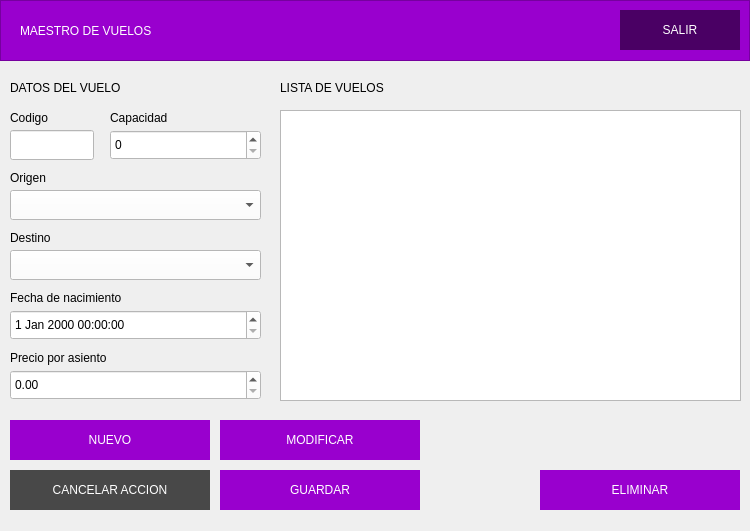
<?xml version="1.0" encoding="UTF-8"?>
<ui version="4.0">
 <class>MaestroVuelosView</class>
 <widget class="QWidget" name="MaestroVuelosView">
  <property name="geometry">
   <rect>
    <x>0</x>
    <y>0</y>
    <width>750</width>
    <height>531</height>
   </rect>
  </property>
  <property name="windowTitle">
   <string>Form</string>
  </property>
  <widget class="QLabel" name="label_9">
   <property name="geometry">
    <rect>
     <x>10</x>
     <y>350</y>
     <width>111</width>
     <height>16</height>
    </rect>
   </property>
   <property name="styleSheet">
    <string notr="true">font: 10pt &quot;Roboto&quot;</string>
   </property>
   <property name="text">
    <string>Precio por asiento</string>
   </property>
  </widget>
  <widget class="QPushButton" name="btnNuevo">
   <property name="geometry">
    <rect>
     <x>10</x>
     <y>420</y>
     <width>200</width>
     <height>40</height>
    </rect>
   </property>
   <property name="styleSheet">
    <string notr="true">QPushButton{
background-color: #9900CE;
color: #ffffff;
font: 800 10pt &quot;Roboto&quot;;
border:none;
transition: all .5s;
}

QPushButton:hover{
	background-color: #6B0C8C
}

QPushButton:pressed{
	background-color: #A30DD8;
}</string>
   </property>
   <property name="text">
    <string>NUEVO</string>
   </property>
  </widget>
  <widget class="QLabel" name="label_3">
   <property name="geometry">
    <rect>
     <x>10</x>
     <y>110</y>
     <width>51</width>
     <height>16</height>
    </rect>
   </property>
   <property name="styleSheet">
    <string notr="true">font: 10pt &quot;Roboto&quot;</string>
   </property>
   <property name="text">
    <string>Codigo</string>
   </property>
  </widget>
  <widget class="QLabel" name="label_11">
   <property name="geometry">
    <rect>
     <x>280</x>
     <y>80</y>
     <width>171</width>
     <height>16</height>
    </rect>
   </property>
   <property name="styleSheet">
    <string notr="true">font: 800 12pt &quot;Roboto&quot;</string>
   </property>
   <property name="text">
    <string>LISTA DE VUELOS</string>
   </property>
  </widget>
  <widget class="QLabel" name="label_6">
   <property name="geometry">
    <rect>
     <x>10</x>
     <y>230</y>
     <width>51</width>
     <height>16</height>
    </rect>
   </property>
   <property name="styleSheet">
    <string notr="true">font: 10pt &quot;Roboto&quot;</string>
   </property>
   <property name="text">
    <string>Destino</string>
   </property>
  </widget>
  <widget class="QLabel" name="label_5">
   <property name="geometry">
    <rect>
     <x>10</x>
     <y>170</y>
     <width>51</width>
     <height>16</height>
    </rect>
   </property>
   <property name="styleSheet">
    <string notr="true">font: 10pt &quot;Roboto&quot;</string>
   </property>
   <property name="text">
    <string>Origen</string>
   </property>
  </widget>
  <widget class="QPushButton" name="btnGuardar">
   <property name="geometry">
    <rect>
     <x>220</x>
     <y>470</y>
     <width>200</width>
     <height>40</height>
    </rect>
   </property>
   <property name="styleSheet">
    <string notr="true">QPushButton{
background-color: #9900CE;
color: #ffffff;
font: 800 10pt &quot;Roboto&quot;;
border:none;
transition: all .5s;
}

QPushButton:hover{
	background-color: #6B0C8C
}

QPushButton:pressed{
	background-color: #A30DD8;
}</string>
   </property>
   <property name="text">
    <string>GUARDAR</string>
   </property>
  </widget>
  <widget class="QFrame" name="frame">
   <property name="geometry">
    <rect>
     <x>0</x>
     <y>0</y>
     <width>750</width>
     <height>61</height>
    </rect>
   </property>
   <property name="styleSheet">
    <string notr="true">background-color: rgb(153, 0, 206);</string>
   </property>
   <property name="frameShape">
    <enum>QFrame::StyledPanel</enum>
   </property>
   <property name="frameShadow">
    <enum>QFrame::Raised</enum>
   </property>
   <widget class="QLabel" name="label">
    <property name="geometry">
     <rect>
      <x>20</x>
      <y>10</y>
      <width>501</width>
      <height>41</height>
     </rect>
    </property>
    <property name="styleSheet">
     <string notr="true">font: 800 30pt &quot;Roboto&quot;;
color: #FFFFFF;</string>
    </property>
    <property name="text">
     <string>MAESTRO DE VUELOS</string>
    </property>
   </widget>
   <widget class="QPushButton" name="btnSalir">
    <property name="geometry">
     <rect>
      <x>620</x>
      <y>10</y>
      <width>120</width>
      <height>40</height>
     </rect>
    </property>
    <property name="styleSheet">
     <string notr="true">QPushButton{
background-color: #4A0064;
border: none;
color: #FFFFFF;
font: 800 10pt &quot;Roboto&quot;;
}

QPushButton:hover{
background-color: #F94E4E;
}

QPushButton:pressed{
background-color: #EE2525;
}</string>
    </property>
    <property name="text">
     <string>SALIR</string>
    </property>
   </widget>
  </widget>
  <widget class="QLabel" name="label_7">
   <property name="geometry">
    <rect>
     <x>10</x>
     <y>290</y>
     <width>121</width>
     <height>16</height>
    </rect>
   </property>
   <property name="styleSheet">
    <string notr="true">font: 10pt &quot;Roboto&quot;</string>
   </property>
   <property name="text">
    <string>Fecha de nacimiento</string>
   </property>
  </widget>
  <widget class="QLabel" name="label_2">
   <property name="geometry">
    <rect>
     <x>10</x>
     <y>80</y>
     <width>171</width>
     <height>16</height>
    </rect>
   </property>
   <property name="styleSheet">
    <string notr="true">font: 800 12pt &quot;Roboto&quot;</string>
   </property>
   <property name="text">
    <string>DATOS DEL VUELO</string>
   </property>
  </widget>
  <widget class="QPushButton" name="btnCancelar">
   <property name="geometry">
    <rect>
     <x>10</x>
     <y>470</y>
     <width>200</width>
     <height>40</height>
    </rect>
   </property>
   <property name="styleSheet">
    <string notr="true">QPushButton{
background-color: #484848;
color: #ffffff;
font: 800 10pt &quot;Roboto&quot;;
border:none;
transition: all .5s;
}

QPushButton:hover{
	background-color: #333232
}

QPushButton:pressed{
	background-color: #484848;
}</string>
   </property>
   <property name="text">
    <string>CANCELAR ACCION</string>
   </property>
  </widget>
  <widget class="QLabel" name="label_4">
   <property name="geometry">
    <rect>
     <x>110</x>
     <y>110</y>
     <width>141</width>
     <height>16</height>
    </rect>
   </property>
   <property name="styleSheet">
    <string notr="true">font: 10pt &quot;Roboto&quot;</string>
   </property>
   <property name="text">
    <string>Capacidad</string>
   </property>
  </widget>
  <widget class="QPushButton" name="btnEliminar">
   <property name="geometry">
    <rect>
     <x>540</x>
     <y>470</y>
     <width>200</width>
     <height>40</height>
    </rect>
   </property>
   <property name="styleSheet">
    <string notr="true">QPushButton{
background-color: #9900CE;
color: #ffffff;
font: 800 10pt &quot;Roboto&quot;;
border:none;
transition: all .5s;
}

QPushButton:hover{
	background-color: #6B0C8C
}

QPushButton:pressed{
	background-color: #A30DD8;
}</string>
   </property>
   <property name="text">
    <string>ELIMINAR</string>
   </property>
  </widget>
  <widget class="QTableWidget" name="tblVuelos">
   <property name="geometry">
    <rect>
     <x>280</x>
     <y>110</y>
     <width>461</width>
     <height>291</height>
    </rect>
   </property>
  </widget>
  <widget class="QLineEdit" name="txtCodigo">
   <property name="geometry">
    <rect>
     <x>10</x>
     <y>130</y>
     <width>84</width>
     <height>30</height>
    </rect>
   </property>
   <property name="styleSheet">
    <string notr="true">background-color: #ffffff;
font: 12pt &quot;Roboto&quot;;</string>
   </property>
  </widget>
  <widget class="QPushButton" name="btnModificar">
   <property name="geometry">
    <rect>
     <x>220</x>
     <y>420</y>
     <width>200</width>
     <height>40</height>
    </rect>
   </property>
   <property name="styleSheet">
    <string notr="true">QPushButton{
background-color: #9900CE;
color: #ffffff;
font: 800 10pt &quot;Roboto&quot;;
border:none;
transition: all .5s;
}

QPushButton:hover{
	background-color: #6B0C8C
}

QPushButton:pressed{
	background-color: #A30DD8;
}</string>
   </property>
   <property name="text">
    <string>MODIFICAR</string>
   </property>
  </widget>
  <widget class="QSpinBox" name="txtCapacidad">
   <property name="geometry">
    <rect>
     <x>110</x>
     <y>130</y>
     <width>151</width>
     <height>30</height>
    </rect>
   </property>
   <property name="styleSheet">
    <string notr="true">background-color: #ffffff;
font: 12pt &quot;Roboto&quot;;</string>
   </property>
   <property name="maximum">
    <number>999</number>
   </property>
  </widget>
  <widget class="QComboBox" name="cbxOrigen">
   <property name="geometry">
    <rect>
     <x>10</x>
     <y>190</y>
     <width>251</width>
     <height>30</height>
    </rect>
   </property>
   <property name="styleSheet">
    <string notr="true">background-color: #ffffff;
font: 12pt &quot;Roboto&quot;;</string>
   </property>
  </widget>
  <widget class="QComboBox" name="cbxDestino">
   <property name="geometry">
    <rect>
     <x>10</x>
     <y>250</y>
     <width>251</width>
     <height>30</height>
    </rect>
   </property>
   <property name="styleSheet">
    <string notr="true">background-color: #ffffff;
font: 12pt &quot;Roboto&quot;;</string>
   </property>
  </widget>
  <widget class="QDateTimeEdit" name="dateTimeEdit">
   <property name="geometry">
    <rect>
     <x>10</x>
     <y>310</y>
     <width>251</width>
     <height>30</height>
    </rect>
   </property>
   <property name="styleSheet">
    <string notr="true">background-color: #ffffff;
font: 12pt &quot;Roboto&quot;;</string>
   </property>
  </widget>
  <widget class="QDoubleSpinBox" name="doubleSpinBox">
   <property name="geometry">
    <rect>
     <x>10</x>
     <y>370</y>
     <width>251</width>
     <height>30</height>
    </rect>
   </property>
   <property name="styleSheet">
    <string notr="true">background-color: #ffffff;
font: 12pt &quot;Roboto&quot;;</string>
   </property>
   <property name="maximum">
    <double>999.990000000000009</double>
   </property>
  </widget>
 </widget>
 <resources/>
 <connections/>
</ui>
